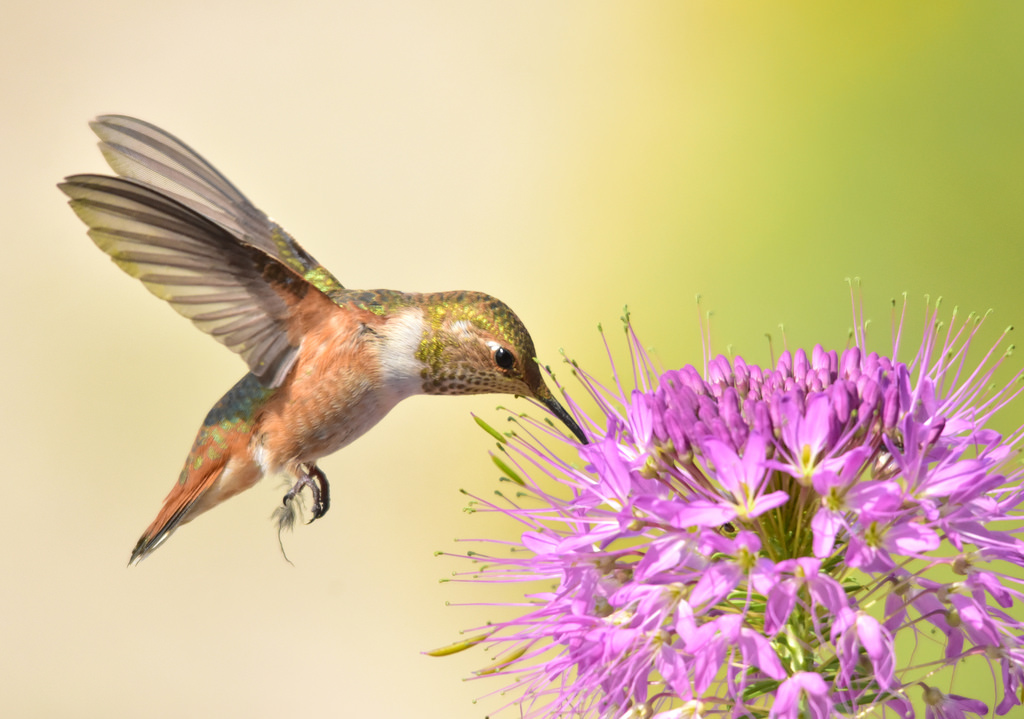
#> input picture examples/Hands-OnImageProcessingWithPython/Capitulo1/img/humming.png, 1024 x 719 px
$ python ctranform.py
#> lines starting #> are read from the running program, lines starting #| are printed output that depends on the picture
# Este compilar con PYTHON V2


# Transformacion que conserva puntos lineas rectas y planos. mapeo.

import numpy as np
from scipy import ndimage as ndi
from skimage.io import imread
from skimage.color import rgb2lab, rgb2gray, lab2rgb
from skimage.transform import rotate
import matplotlib.pylab as plt

im = imread('img/humming.png')
#> im is the input picture: shape (719, 1024, 3); mean R, G, B 213.6, 189.4, 153.5

img = rgb2gray(im)
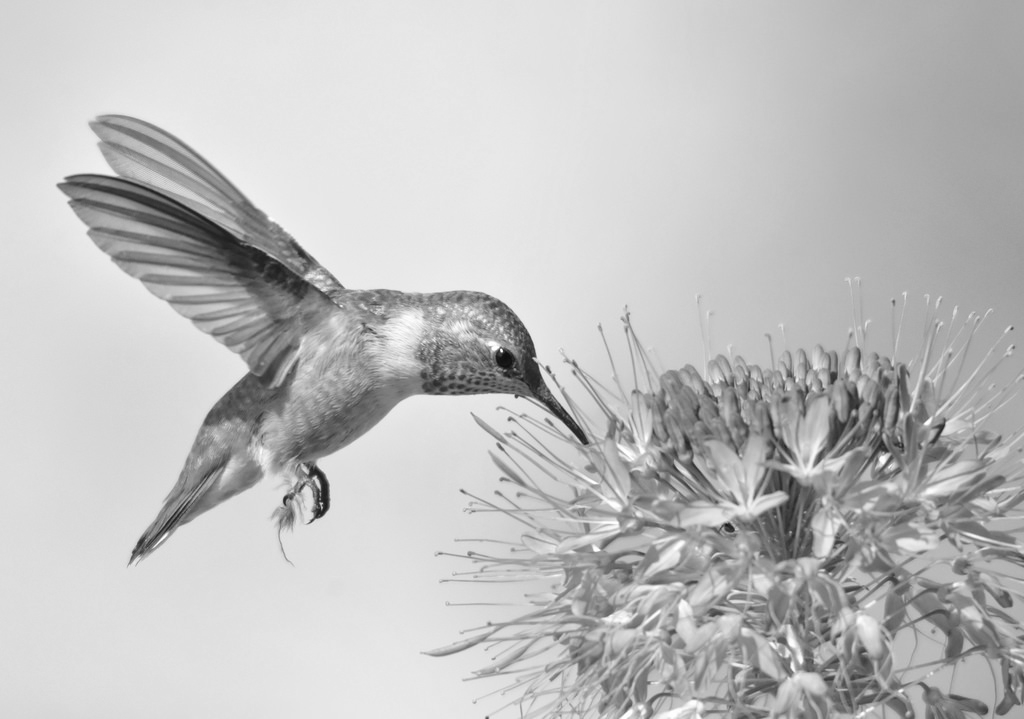
#> img: shape (719, 1024) float64; min 0.0535, max 1, mean 0.753
w, h = img.shape
#> w = 719; h = 1024

# Matriz identidad
mat_identity = np.array([[1,0,0],[0,1,0],[0,0,1]])
img1 = ndi.affine_transform(img, mat_identity)

# Reflexion
mat_reflect = np.matmul (np.array([[1,0,0],[0,-1,0],[0,0,1]])  , np.array([[1,0,0],[0,1,-h],[0,0,1]]))
#> mat_reflect = [[1, 0, 0], [0, -1, 1024], [0, 0, 1]]
img2 = ndi.affine_transform(img, mat_reflect) # offset=(0,h)
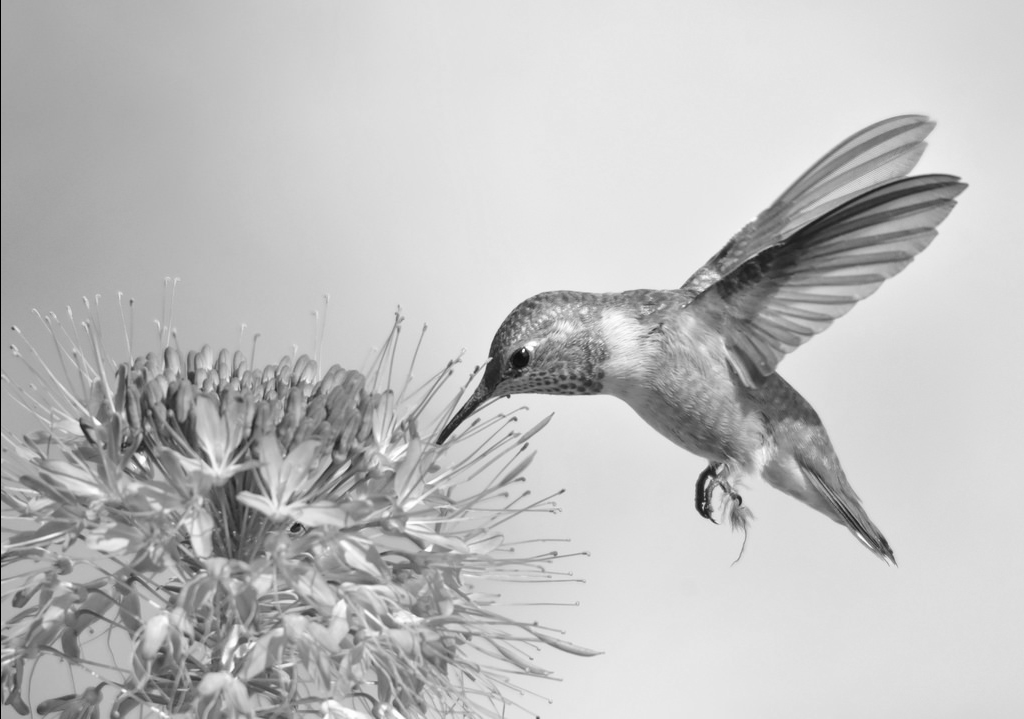
#> img2: shape (719, 1024) float64; min 0, max 1, mean 0.752

# Scale
s_x, s_y = 0.75, 1.25
mat_scale = np.array([[s_x,0,0],[0,s_y,0],[0,0,1]])
img3 = ndi.affine_transform(img, mat_scale)
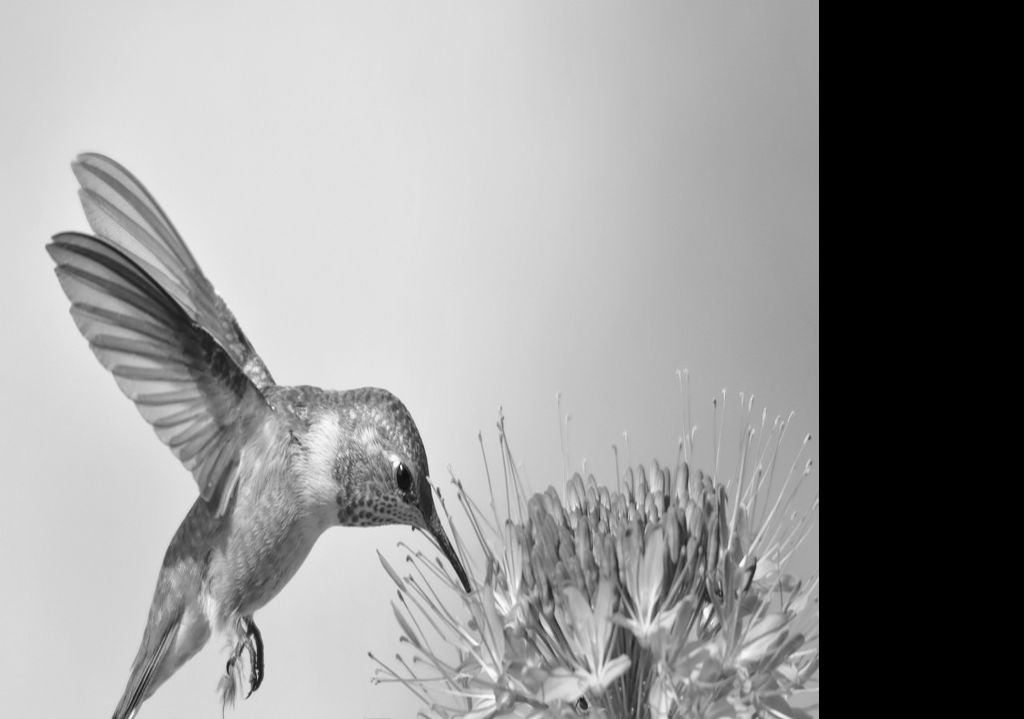
#> img3: shape (719, 1024) float64; min 0, max 1.02, mean 0.602; drawn with min black and max white

# Rotate
theta = np.pi/6
mat_rotate = np.matmul( np.array([[1,0,w/2],[0,1,h/2],[0,0,1]]) , np.array([[np.cos(theta),np.sin(theta),0],[np.sin(theta),-np.cos(theta),0],[0,0,1]]) )
mat_rotate = np.matmul( mat_rotate, np.array([[1,0,-w/2],[0,1,-h/2],[0,0,1]]))
img4 = ndi.affine_transform(img1, mat_rotate)
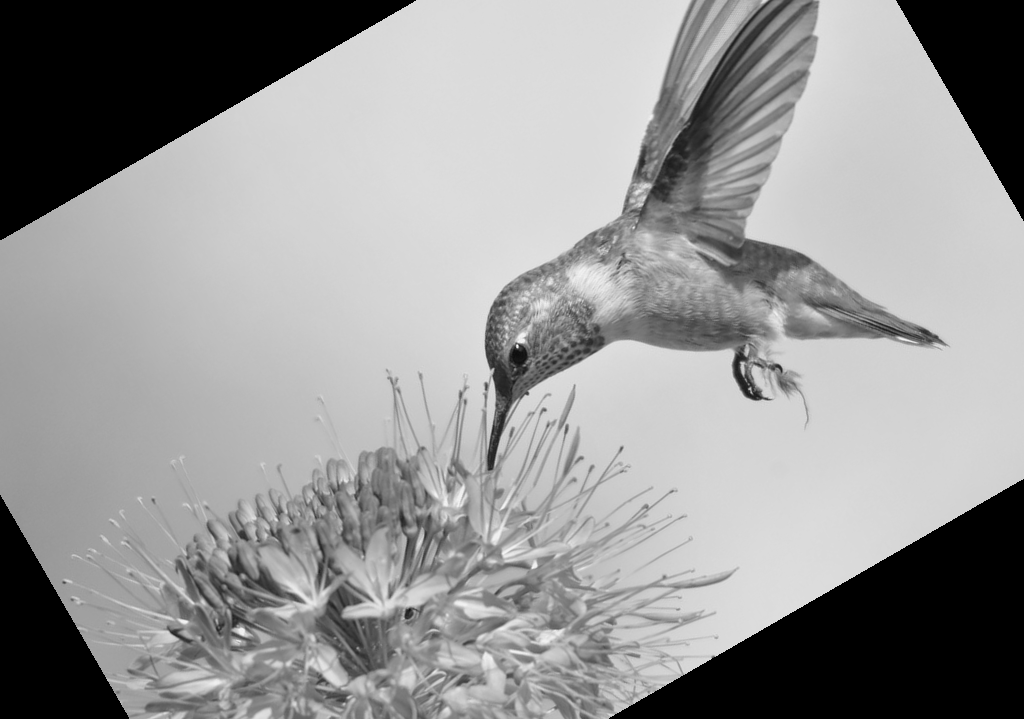
#> img4: shape (719, 1024) float64; min 0, max 1.05, mean 0.623; drawn with min black and max white

# Corte
lambda1 = 0.2
mat_shear = np.array([[1,lambda1,0],[lambda1,1,0],[0,0,1]])
img5 = ndi.affine_transform(img, mat_shear)
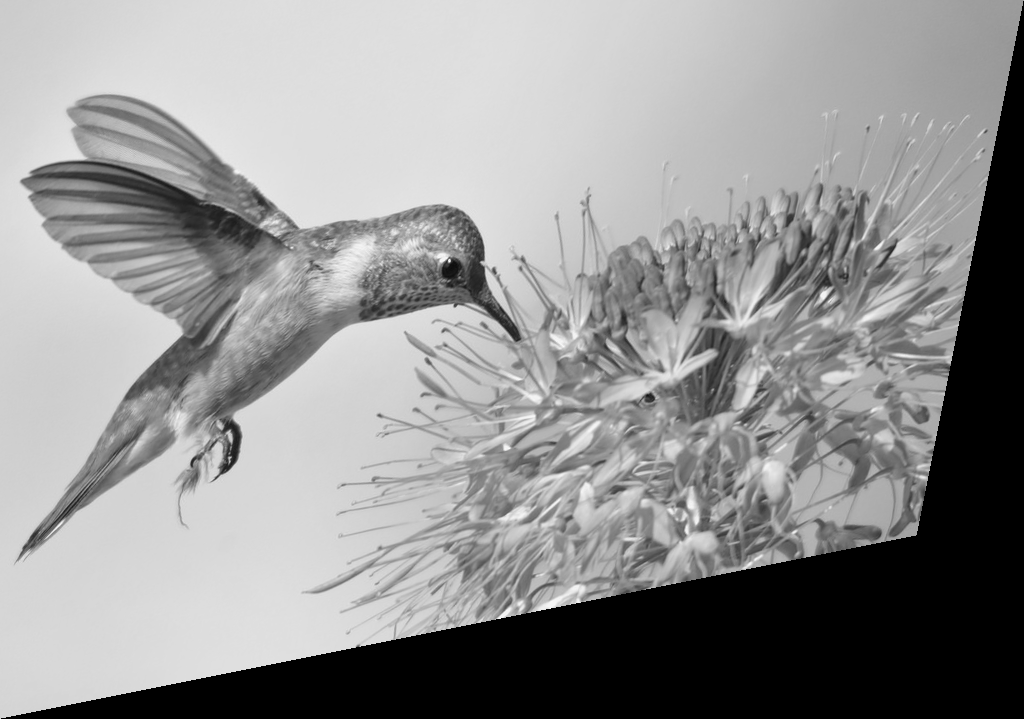
#> img5: shape (719, 1024) float64; min 0, max 1.04, mean 0.603; drawn with min black and max white

# Junto todo

#mat_all = mat_identity @ mat_scale @ mat_shear
mat_all = np.matmul(mat_reflect, mat_scale)
mat_all = np.matmul(mat_all, mat_rotate)
mat_all = np.matmul(mat_all, mat_shear)
imgf = ndi.affine_transform(img, mat_all)
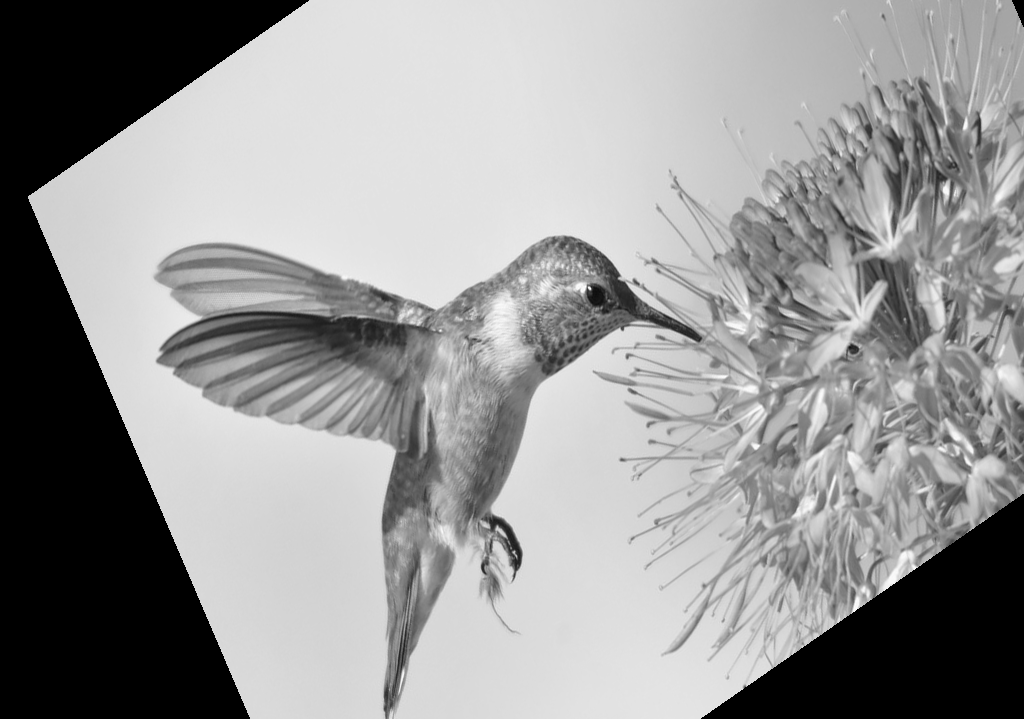
#> imgf: shape (719, 1024) float64; min 0, max 1.02, mean 0.605; drawn with min black and max white

# Plot
plt.figure(figsize=(40,40))

plt.subplot(331)
plt.imshow(img, cmap='gray')
plt.axis('off')
plt.title('Original Image', size=10)

plt.subplot(332)
plt.imshow(img1, cmap='gray')
plt.axis('off')
plt.title('Identidad', size=10)

plt.subplot(333)
plt.imshow(img2, cmap='gray')
plt.axis('off')
plt.title('Reflexion', size=10)

plt.subplot(334)
plt.imshow(img3, cmap='gray')
plt.axis('off')
plt.title('Escalado', size=10)

plt.subplot(335)
plt.imshow(img4, cmap='gray')
plt.axis('off')
plt.title('Rotar', size=10)

plt.subplot(336)
plt.imshow(img5, cmap='gray')
plt.axis('off')
plt.title('Corte', size=10)

plt.subplot(337)
plt.imshow(imgf, cmap='gray')
plt.axis('off')
plt.title('Todo', size=10)

plt.show()

$ run again, with examples/Hands-OnImageProcessingWithPython/Capitulo1/img/flowers.png copied over examples/Hands-OnImageProcessingWithPython/Capitulo1/img/humming.png
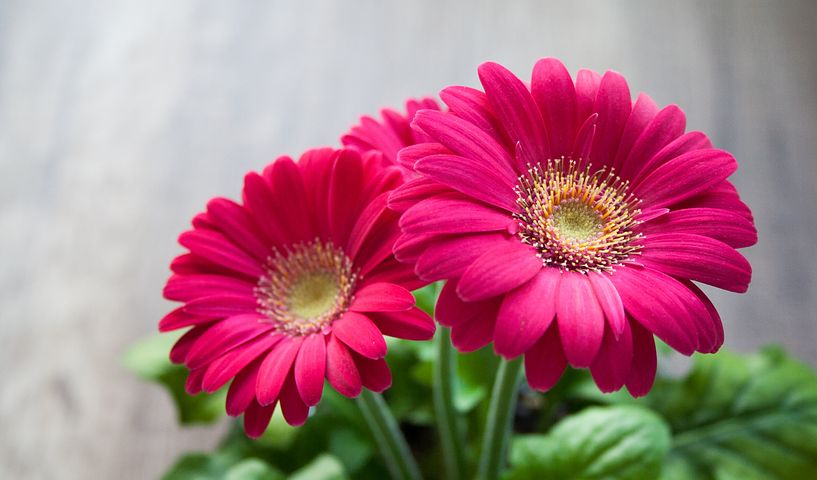
#> input picture examples/Hands-OnImageProcessingWithPython/Capitulo1/img/flowers.png, 817 x 480 px
#> im is the input picture: shape (480, 817, 3); mean R, G, B 171, 118.4, 130.3
#> `img5 = ndi.affine_transform(img, mat_shear)`:
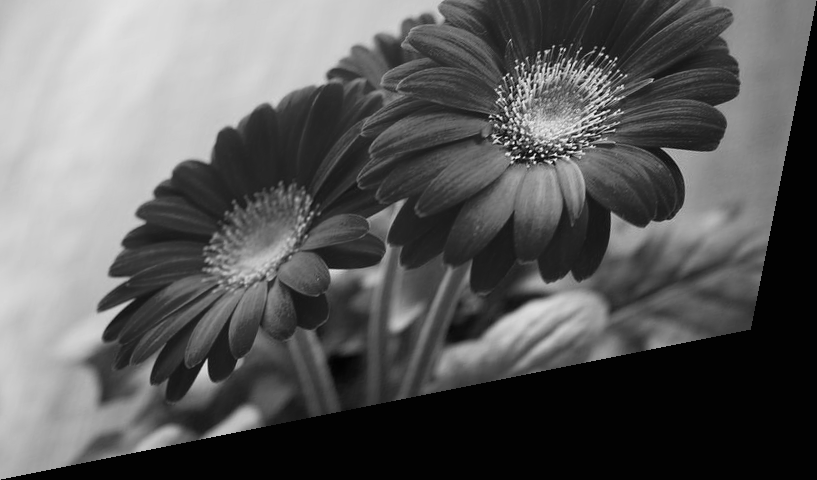
#> img5: shape (480, 817) float64; min -0.00997, max 1.03, mean 0.366; drawn with min black and max white
#> `imgf = ndi.affine_transform(img, mat_all)`:
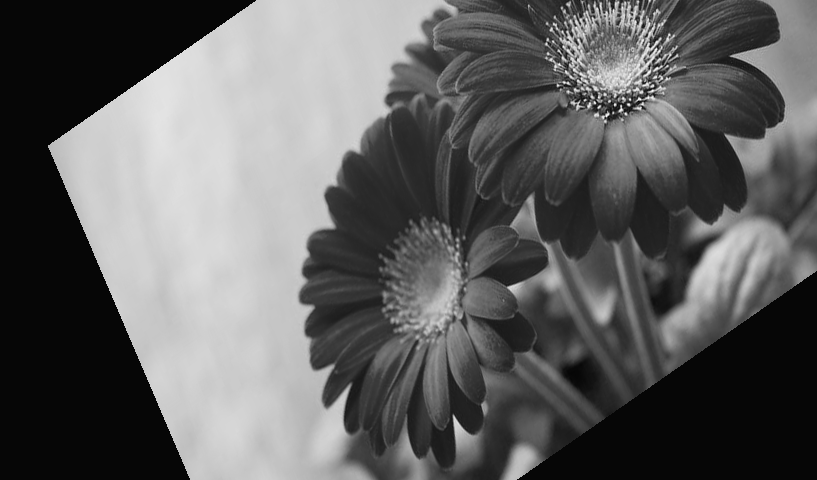
#> imgf: shape (480, 817) float64; min -0.0271, max 1.03, mean 0.377; drawn with min black and max white
